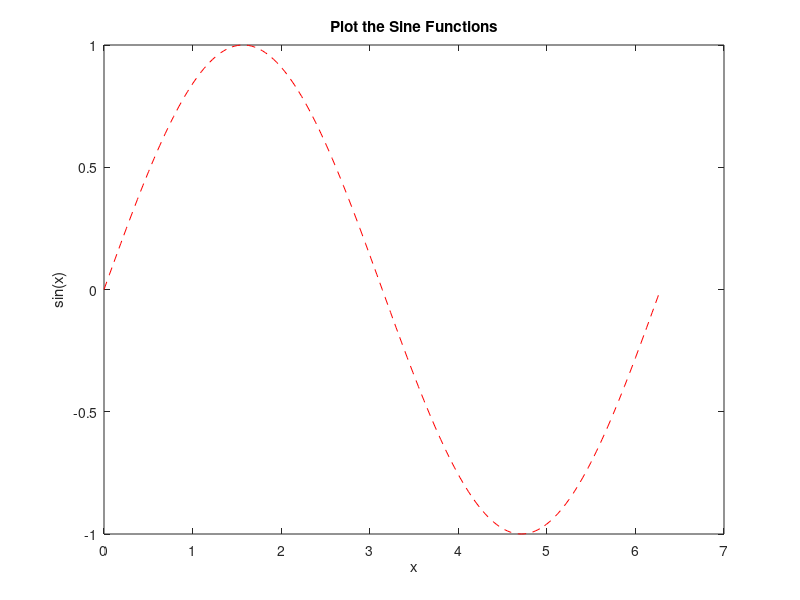

Here is the MATLAB script that generated this plot:
a=1
b=2
c=a+b
d=cos(a)
e=a*b

a=[1 2 3 4]
a=[1 2 3; 4 5 6; 7 8 10]
z=zeros(5,5)
a+10
sin(a)
a'
a

% changing format 
p=a*inv(a)
format long
p=a*inv(a)
format short
p=a*inv(a)

% element wise operations
a.*a
a.^3

% concatination
A=[a,a]
A=[a;a]

% complex numbers
sqrt(-1)
% use either i or j for complex number
c=[3+4i, 4+3j; -1, 10]

% array indexing
A=magic(4)
A(4,2) % row,column traversal
A(8) % column traversal
A(1:3,2) % multiple values in a row or column
A(4,:) % an entire row
A(:,3) % an entire column

% equally space vector with an interval
B=0:10:100

% character strings
myText = 'Hello, World!';
otherText = 'You''re right'; % use two single quotes within a string
whos myText
longText = [myText,' - ',otherText]

% converting numbers to strings
f = 71;
c = (f-32)/1.8;
tempText = ['Temperature is ',int2str(c),'C']

% matlab functions
A=[1 3 5];
max(A)
B=[10 5 6]
max(A,B)

% line plots
x = 0:pi/100:2*pi;
y = sin(x);
plot(x,y,'r--')
xlabel('x')
ylabel('sin(x)')
title('Plot the Sine Functions')
